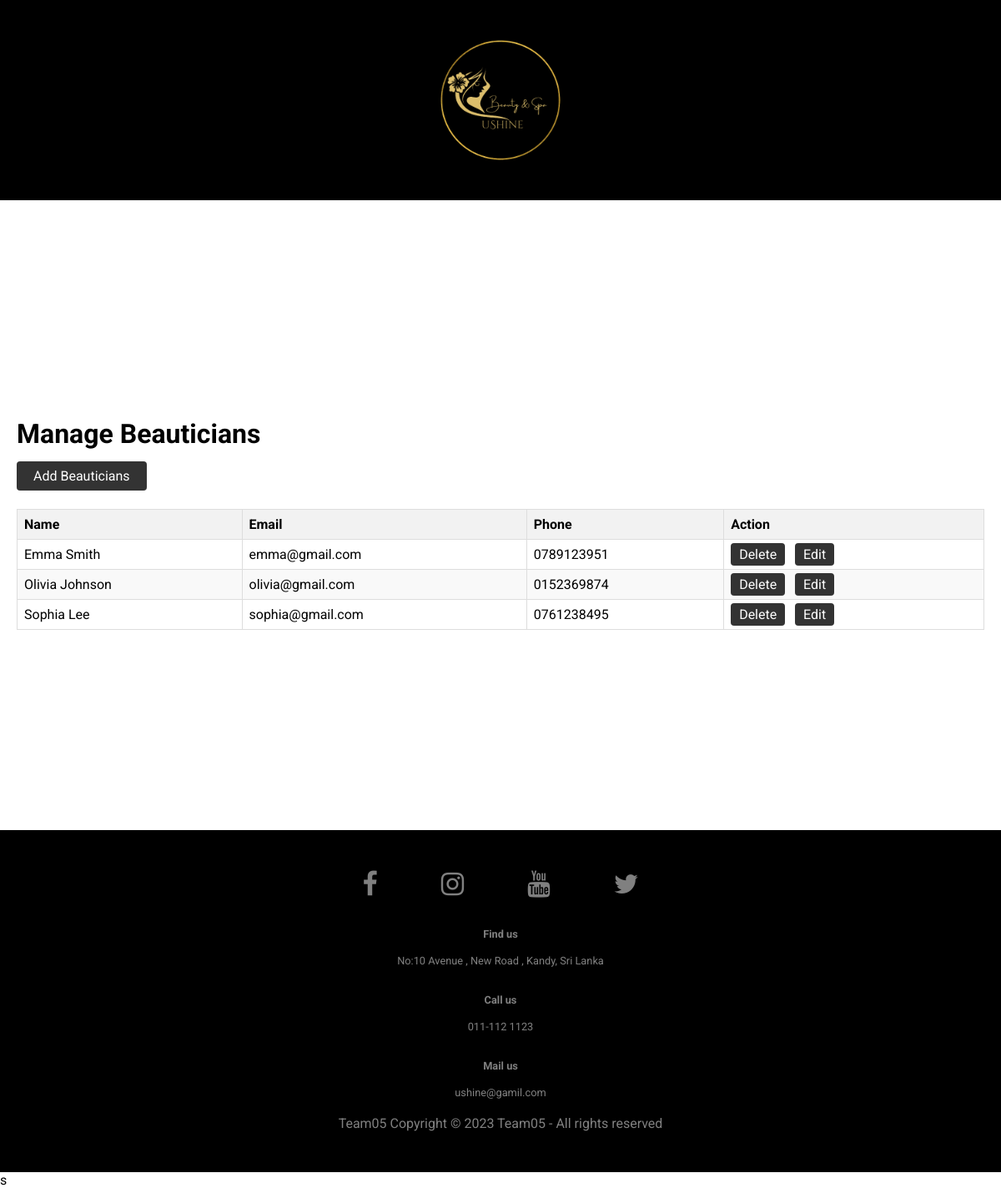
The page /beauticians.php on the database its author committed.
### tables this page shows
CREATE TABLE `beautician` (
  `id` int(11) NOT NULL,
  `name` varchar(80) DEFAULT NULL,
  `email` varchar(80) DEFAULT NULL,
  `phone` varchar(15) DEFAULT NULL
);

### connection.php (called while the page is built, shortened)
<?php
class Database
{
    public static $connection;
    public static function setUpConnection()
    {
        if (!isset(Database::$connection)) {
            Database::$connection = new mysqli("localhost", "root", "", "saloon");
        }
    }
    public static function getConnection()
    {
        return Database::$connection;
    }
    public static function search($q)
    {
        $connection = Database::getConnection();
        $resultset = $connection->query($q);
        return $resultset;
    }
}

### beauticians.php (the view, shortened to what this page needs)
<?php
require 'connection.php';
$beauticians = Database::search("SELECT * FROM `beautician`");
$beauticians_rows = $beauticians->num_rows;
?>
<!DOCTYPE html>
<html>
<head>
    <link rel="stylesheet" type="text/css" href="assets/style.css">
</head>
<body>
	<div class="header">
	  <img src = "images/logo.png" width = "200px" height = "200px">
	</div>
    <div class="content">
        <h1>Manage Beauticians</h1>
        <a class="button-block" href="add_beauticians.php">Add Beauticians</a>
        <table>
            <thead>
                <tr>
                    <th>Name</th>
                    <th>Email</th>
                    <th>Phone</th>
                    <th>Action</th>
                </tr>
            </thead>
            <tbody>
                <?php
                for ($i = 0; $i < $beauticians_rows; $i++) {
                    $beautician = $beauticians->fetch_assoc();
                    echo "<tr>";
                    echo "<td>" . $beautician['name'] . "</td>";
                    echo "<td>" . $beautician['email'] . "</td>";
                    echo "<td>" . $beautician['phone'] . "</td>";
                    echo "<td>";
                    echo "<a class='button-block-sm' href='delete_beauticians.php?id=" . $beautician['id'] . "'>Delete</a>";
                    echo "<a class='button-block-sm' href='edit_beauticians.php?id=" . $beautician['id'] . "'>Edit</a>";
                    echo "</td>";
                    echo "</tr>";
                }
                ?>
            </tbody>
        </table>
    </div>
    <?php
    include 'components/footer.php';
    ?>
</body>
</html>s

### assets/style.css (style rules this page uses)
html, body, html * { font-family: 'Roboto', sans-serif; }
body { margin: 0; padding: 0; }
.header { overflow: hidden; background-color: black; padding: 20px 10px; }
img { display : block; margin-left:auto; margin-right:auto; }
.content { padding: 20px; }
body { margin:0; overflow-x:hidden; }
.button-block { padding: 8px 20px; font-size: 16px; background-color: #333; color: #fff; border: none; border-radius: 4px; cursor: pointer; }
.button-block-sm { padding: 4px 10px; font-size: 16px; background-color: #333; color: #fff; border: none; border-radius: 4px; cursor: pointer; }
a { text-decoration-line: none; text-decoration-thickness: initial; text-decoration-style: initial; text-decoration-color: initial; }
table { border-collapse: collapse; width: 100%; }
th, td { border: 1px solid #ddd; padding: 8px; text-align: left; }
th { background-color: #f2f2f2; }
tr:nth-child(even) { background-color: #f9f9f9; }

### rows shown on the page
beautician: name "Emma Smith", email "emma@gmail.com", phone "0789123951"
beautician: name "Olivia Johnson", email "olivia@gmail.com", phone "0152369874"
beautician: name "Sophia Lee", email "sophia@gmail.com", phone "0761238495"
